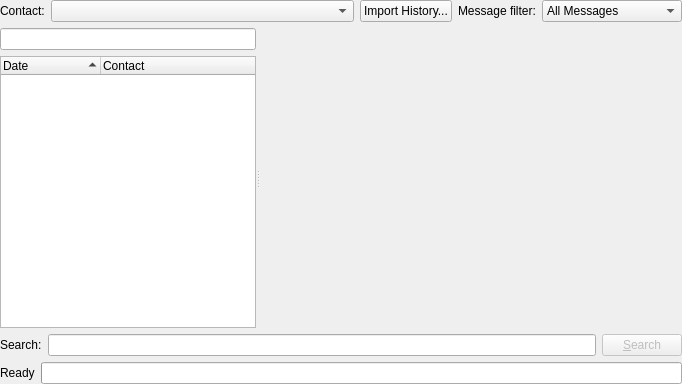
<ui version="4.0" >
 <class>History2Viewer</class>
 <widget class="QWidget" name="History2Viewer" >
  <property name="geometry" >
   <rect>
    <x>0</x>
    <y>0</y>
    <width>682</width>
    <height>384</height>
   </rect>
  </property>
  <property name="sizePolicy" >
   <sizepolicy vsizetype="Preferred" hsizetype="Preferred" >
    <horstretch>0</horstretch>
    <verstretch>0</verstretch>
   </sizepolicy>
  </property>
  <property name="minimumSize" >
   <size>
    <width>300</width>
    <height>200</height>
   </size>
  </property>
  <layout class="QVBoxLayout" name="verticalLayout" >
   <property name="margin" >
    <number>0</number>
   </property>
   <item>
    <layout class="QHBoxLayout" name="horizontalLayout_3" >
     <item>
      <widget class="QLabel" name="textLabel1" >
       <property name="sizePolicy" >
        <sizepolicy vsizetype="Preferred" hsizetype="Minimum" >
         <horstretch>0</horstretch>
         <verstretch>0</verstretch>
        </sizepolicy>
       </property>
       <property name="text" >
        <string>Contact:</string>
       </property>
      </widget>
     </item>
     <item>
      <widget class="KComboBox" name="contactComboBox" >
       <property name="sizePolicy" >
        <sizepolicy vsizetype="Fixed" hsizetype="Expanding" >
         <horstretch>0</horstretch>
         <verstretch>0</verstretch>
        </sizepolicy>
       </property>
      </widget>
     </item>
     <item>
      <widget class="QPushButton" name="importHistory2" >
       <property name="text" >
        <string>Import History...</string>
       </property>
      </widget>
     </item>
     <item>
      <widget class="QLabel" name="textLabel1_2" >
       <property name="text" >
        <string>Message filter:</string>
       </property>
      </widget>
     </item>
     <item>
      <widget class="QComboBox" name="messageFilterBox" >
       <property name="sizePolicy" >
        <sizepolicy vsizetype="Fixed" hsizetype="Fixed" >
         <horstretch>0</horstretch>
         <verstretch>0</verstretch>
        </sizepolicy>
       </property>
       <property name="minimumSize" >
        <size>
         <width>140</width>
         <height>0</height>
        </size>
       </property>
       <item>
        <property name="text" >
         <string>All Messages</string>
        </property>
       </item>
       <item>
        <property name="text" >
         <string>Only Incoming</string>
        </property>
       </item>
       <item>
        <property name="text" >
         <string>Only Outgoing</string>
        </property>
       </item>
      </widget>
     </item>
    </layout>
   </item>
   <item>
    <widget class="QSplitter" name="splitter" >
     <property name="sizePolicy" >
      <sizepolicy vsizetype="Expanding" hsizetype="Expanding" >
       <horstretch>0</horstretch>
       <verstretch>0</verstretch>
      </sizepolicy>
     </property>
     <property name="orientation" >
      <enum>Qt::Horizontal</enum>
     </property>
     <widget class="QWidget" name="layoutWidget" >
      <layout class="QVBoxLayout" >
       <item>
        <widget class="KTreeWidgetSearchLine" name="dateSearchLine" />
       </item>
       <item>
        <widget class="QTreeWidget" name="dateTreeWidget" >
         <property name="alternatingRowColors" >
          <bool>true</bool>
         </property>
         <property name="rootIsDecorated" >
          <bool>false</bool>
         </property>
         <property name="sortingEnabled" >
          <bool>true</bool>
         </property>
         <column>
          <property name="text" >
           <string>Date</string>
          </property>
         </column>
         <column>
          <property name="text" >
           <string>Contact</string>
          </property>
         </column>
        </widget>
       </item>
      </layout>
     </widget>
     <widget class="QWidget" native="1" name="htmlFrame" >
      <property name="sizePolicy" >
       <sizepolicy vsizetype="Expanding" hsizetype="Expanding" >
        <horstretch>1</horstretch>
        <verstretch>0</verstretch>
       </sizepolicy>
      </property>
     </widget>
    </widget>
   </item>
   <item>
    <layout class="QHBoxLayout" name="horizontalLayout_2" >
     <item>
      <widget class="QLabel" name="textLabel2" >
       <property name="text" >
        <string>Search:</string>
       </property>
      </widget>
     </item>
     <item>
      <widget class="KLineEdit" name="searchLine" />
     </item>
     <item>
      <widget class="QPushButton" name="searchButton" >
       <property name="enabled" >
        <bool>false</bool>
       </property>
       <property name="text" >
        <string>&amp;Search</string>
       </property>
      </widget>
     </item>
    </layout>
   </item>
   <item>
    <layout class="QHBoxLayout" name="horizontalLayout" >
     <item>
      <widget class="QLabel" name="statusLabel" >
       <property name="maximumSize" >
        <size>
         <width>16777215</width>
         <height>20</height>
        </size>
       </property>
       <property name="text" >
        <string>Ready</string>
       </property>
      </widget>
     </item>
     <item>
      <widget class="QProgressBar" name="searchProgress" >
       <property name="orientation" >
        <enum>Qt::Horizontal</enum>
       </property>
      </widget>
     </item>
    </layout>
   </item>
  </layout>
 </widget>
  <customwidgets>
  <customwidget>
   <class>KComboBox</class>
   <extends>QComboBox</extends>
   <header>kcombobox.h</header>
  </customwidget>
  <customwidget>
   <class>KLineEdit</class>
   <extends>QLineEdit</extends>
   <header>klineedit.h</header>
  </customwidget>
  <customwidget>
   <class>KTreeWidgetSearchLine</class>
   <extends>KLineEdit</extends>
   <header>ktreewidgetsearchline.h</header>
  </customwidget>
 </customwidgets>
 <tabstops>
  <tabstop>searchButton</tabstop>
  <tabstop>dateSearchLine</tabstop>
  <tabstop>dateTreeWidget</tabstop>
  <tabstop>messageFilterBox</tabstop>
 </tabstops>
 <resources/>
 <connections/>
</ui>
